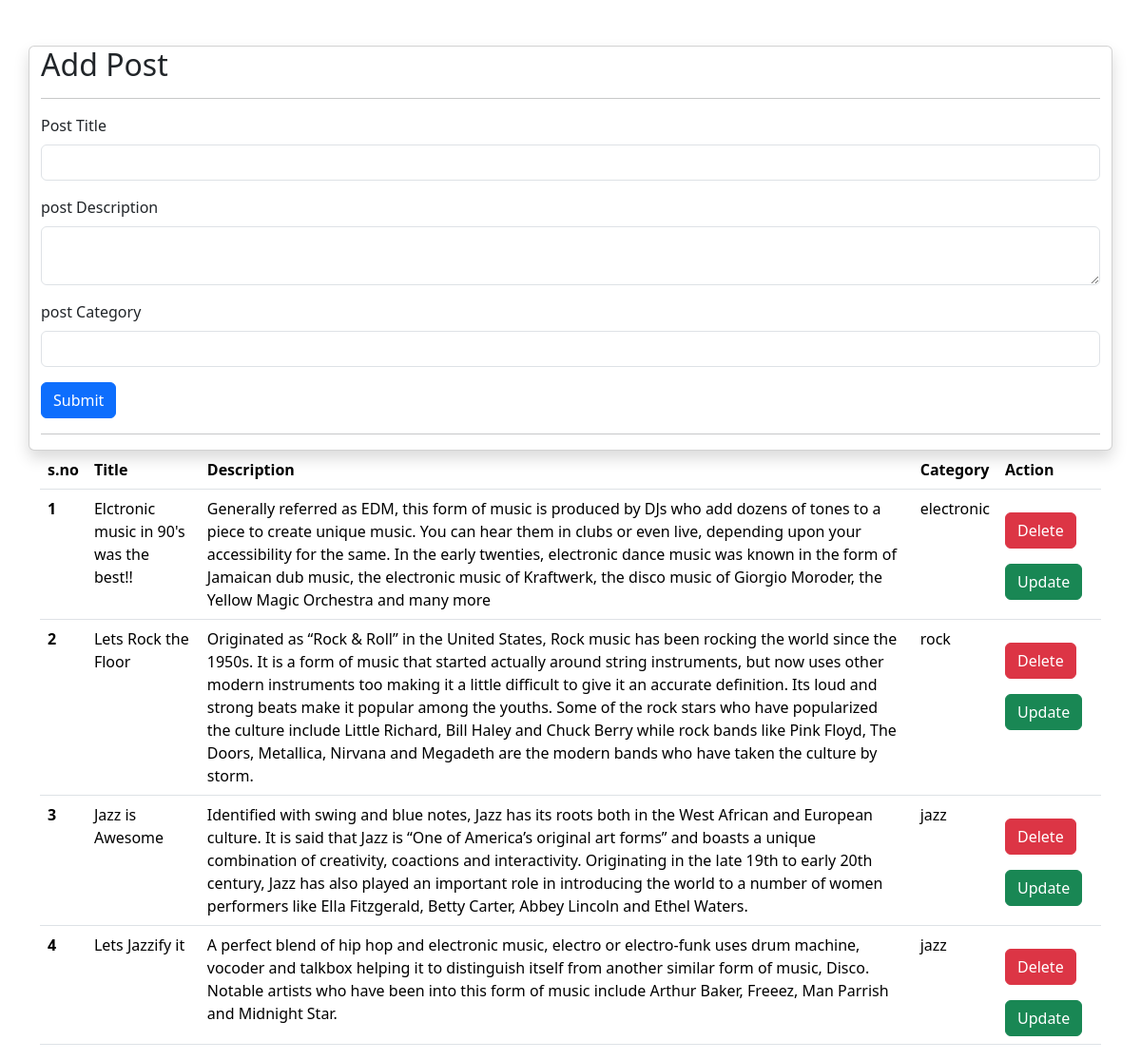
The page /form-data/ (signed in) on the database its author committed.
### mynewblog/models.py (models this page shows)
class Post(models.Model):
    post_title = models.CharField(max_length=250)
    post_description = models.TextField()
    post_catrgory = models.CharField(max_length=20)

### mynewblog/views.py (the view)
# urls.py: path('form-data/', blog_post, name='form_data'),
@login_required(login_url='/accounts/login/')
def blog_post(request):
    if request.method == 'POST':
        post_title = request.POST.get('post_title')
        post_description = request.POST.get('post_description')
        post_category = request.POST.get('post_category')
        Post.objects.create(post_title=post_title, post_description=post_description, post_catrgory=post_category)
        return redirect('/')
    queryset = Post.objects.all()
    context = {'posts': queryset}
    return render(request, 'form.html', context)

### templates/form.html (shortened to what this page needs)
{% extends 'base.html' %}
{% block content %}
    <div class="container mt-5 card shadow">
    <form method="post">
        <h2>Add Post</h2>
        <hr>
  <div class="mb-3">
    <label for="exampleInputEmail1" class="form-label">Post Title</label>
    <input type="text" class="form-control" name="post_title">
  </div>
  <div class="mb-3">
    <label for="exampleInputEmail1" class="form-label">post Description</label>
      <textarea type="text" class="form-control" name="post_description"> </textarea>
  </div>
  <div class="mb-3">
    <label for="exampleInputEmail1" class="form-label">post Category</label>
      <input type="text" class="form-control" name="post_category">
  </div>
  <button type="submit" class="btn btn-primary">Submit</button>
        <hr>
</form>
    </div>
<div class="container">
<table class="table">
  <thead>
    <tr>
      <th scope="col">s.no</th>
      <th scope="col">Title</th>
      <th scope="col">Description</th>
      <th scope="col">Category</th>
      <th scope="col">Action</th>
    </tr>
  </thead>
  <tbody>
  {% for post in posts %}
    <tr>
      <th scope="row">{{ forloop.counter }}</th>
      <td>{{ post.post_title }}</td>
      <td>{{ post.post_description }}</td>
      <td>{{ post.post_catrgory }}</td>
      <td>
          <a href="/post-delete/{{ post.id }}" class="btn btn-danger mt-3" >Delete</a>
          <a href="/post-update/{{ post.id }}" class="btn btn-success mt-3" >Update</a>
      </td>
    </tr>
  {% endfor %}
  </tbody>
</table>
</div>
{% endblock %}

### rows shown on the page
Post: post_title "Elctronic music in 90's was the best!!", post_description "Generally referred as EDM, this form of music is produced by DJs who add dozens of tones to a piece to create unique music. You can hear them in clubs or even live, depending upon your accessibility for the same. In the early twenties, electronic dance music was known in the form of Jamaican dub music, the electronic music of Kraftwerk, the disco music of Giorgio Moroder, the Yellow Magic Orchestra and many more", post_catrgory "electronic"
Post: post_title "Lets Rock the Floor", post_description "Originated as “Rock & Roll” in the United States, Rock music has been rocking the world since the 1950s. It is a form of music that started actually around string instruments, but now uses other modern instruments too making it a little difficult to give it an accurate definition. Its loud and strong beats make it popular among the youths. Some of the rock stars who have popularized the culture include Little Richard, Bill Haley and Chuck Berry while rock bands like Pink Floyd, The Doors, Metallica, Nirvana and Megadeth are the modern bands who have taken the culture by storm.", post_catrgory "rock"
Post: post_title "Jazz is Awesome", post_description "Identified with swing and blue notes, Jazz has its roots both in the West African and European culture. It is said that Jazz is “One of America’s original art forms” and boasts a unique combination of creativity, coactions and interactivity. Originating in the late 19th to early 20th century, Jazz has also played an important role in introducing the world to a number of women performers like Ella Fitzgerald, Betty Carter, Abbey Lincoln and Ethel Waters.", post_catrgory "jazz"
Post: post_title "Lets Jazzify it", post_description "A perfect blend of hip hop and electronic music, electro or electro-funk uses drum machine, vocoder and talkbox helping it to distinguish itself from another similar form of music, Disco. Notable artists who have been into this form of music include Arthur Baker, Freeez, Man Parrish and Midnight Star.", post_catrgory "jazz"
